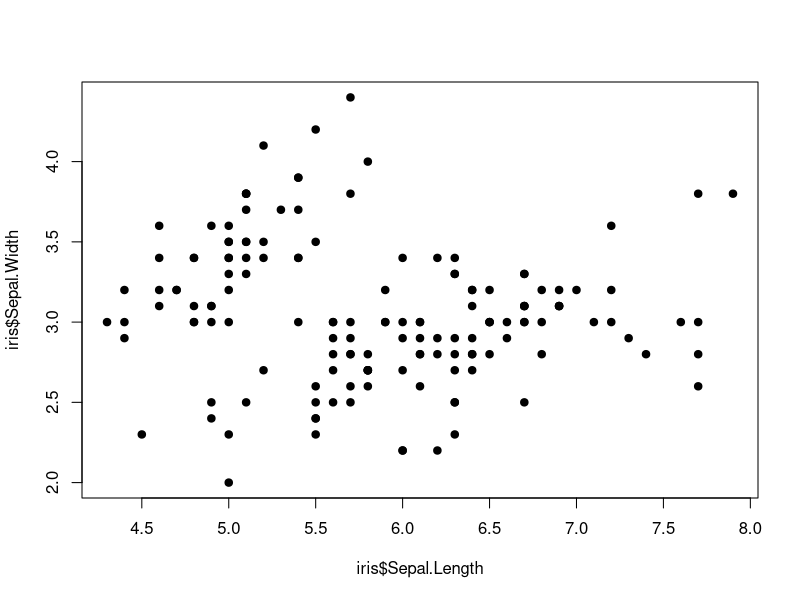
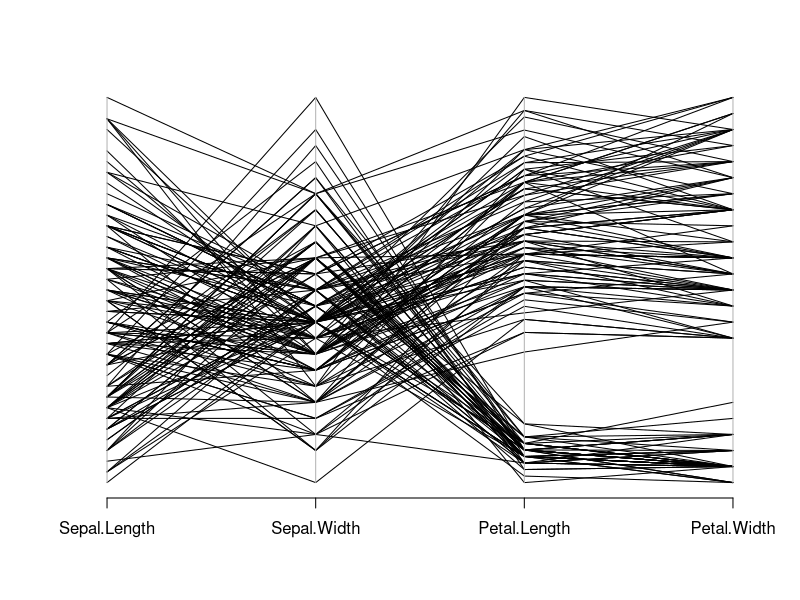

The R script that drew these images, in order: (Note: this script raises an error after producing the figures.)
## idendro + scatter plot + parallel coordinate plot integration demo.
##

data(iris)

# perform hierarchical clustering analysis
hc<-hclust(dist(iris[, 1:4]))

# produce a scatter plot
plot(iris$Sepal.Length,iris$Sepal.Width,ty='p',pch=19)
scatterDevId<-dev.cur()

# produce a parallel coordinate plot
if (require(MASS)) {
    dev.new()
    parcoordDevId<-dev.cur()
    parcoord(iris[,1:4])
} else {
    parcoordDevId<-NA
}

colorizeCallback<-function(clr) {
    clusterColors<-c('black','red','green','blue','yellow','magenta',
        'cyan','darkred','darkgreen','purple','darkcyan')

    # remember the current device
    dv<-dev.cur()

    # color the scatter plot
    dev.set(scatterDevId)
    plot(iris$Sepal.Length,iris$Sepal.Width,col=clusterColors[clr+1],ty='p',pch=19)

    # color the parallel coordinate plot
    if (!is.na(parcoordDevId)) {
        dev.set(parcoordDevId)
        parcoord(iris[,1:4],col=clusterColors[clr+1])
    }

    # restore the original current device
    dev.set(dv)
}

# visualize clusters and heat map
idendro(hc,iris,colorizeCallback=colorizeCallback)
